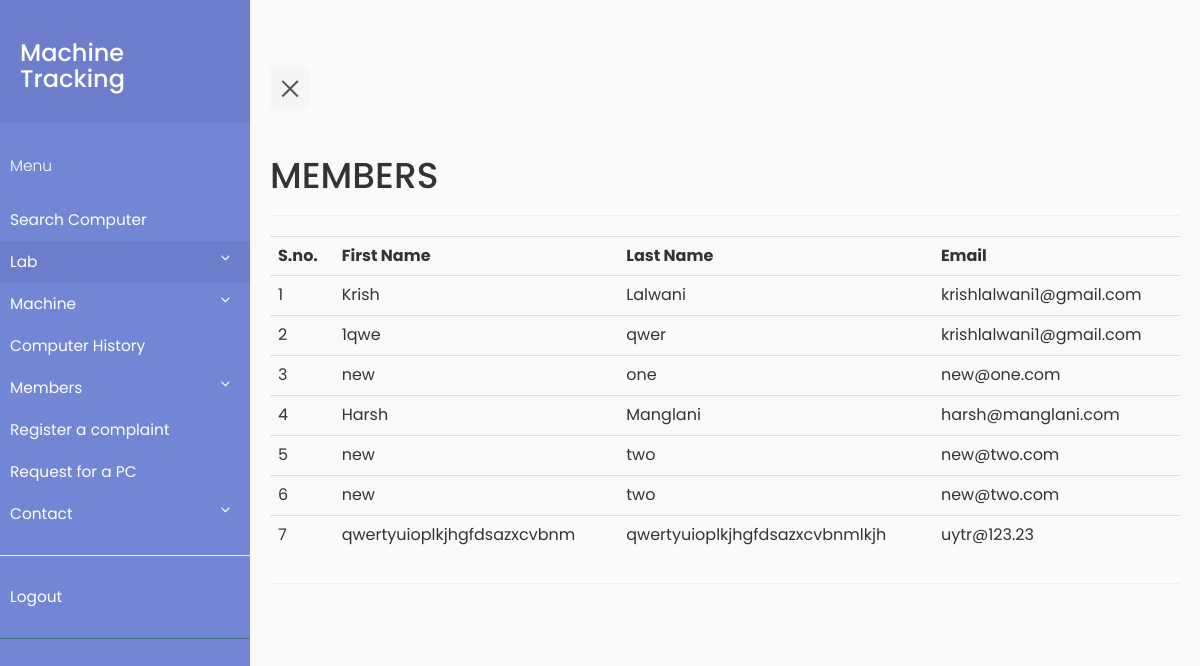
Screenshot of /MachineTracking/view_member.php (signed in) with the database file from the repository.
### tables this page shows
CREATE TABLE `member` (
  `member_id` int(11) NOT NULL,
  `id` varchar(30) DEFAULT NULL,
  `first_name` varchar(30) DEFAULT NULL,
  `last_name` varchar(30) DEFAULT NULL,
  `email` varchar(50) DEFAULT NULL,
  `pass_word` varchar(512) DEFAULT NULL,
  `role` int(5) DEFAULT NULL,
  `contact_no` int(13) DEFAULT NULL
);

### MachineTracking/view_member.php (the view, shortened to what this page needs)
<?php
    require_once "pdo.php";
?>
<html>
<head>
    <link rel="stylesheet" type="text/css" href="https://maxcdn.bootstrapcdn.com/bootstrap/3.3.7/css/bootstrap.min.css" >
    <link rel="stylesheet" type="text/css" href="style5.css">
</head>
<body>
                  <div class="wrapper">
       <?php include "navbar.php" ;?>
    <div class="container-fluid row" id="container">
    <div class="page-header">
    <h1>MEMBERS</h1>
    </div>
    <?php
        $stmtcnt = $pdo->query("SELECT COUNT(*) FROM member ");
        $row = $stmtcnt->fetch(PDO::FETCH_ASSOC);
        if($row['COUNT(*)']!=='0')
        {
            $i=1;
            $stmtread = $pdo->query("SELECT * FROM member ORDER BY id");
            echo ("<table class=\"table table-striped\">
                <tr> <th>S.no.</th><th>First Name</th><th>Last Name</th><th>Email</th> </tr>");
            while ( $row = $stmtread->fetch(PDO::FETCH_ASSOC) )
            {
                echo ("<tr>");
                echo ("<td>");
                echo($i);
                echo("</td>");
                echo ("<td>");
                echo(htmlentities($row['first_name']));
                echo ("</td>");
                echo ("<td>");
                echo(htmlentities($row['last_name']));
                echo ("</td>");
                echo ("<td>");
                echo(htmlentities($row['email']));
                echo ("</td>");
                $i++;
            }
            echo('</table>');
        }
    ?>
    </div>
</div>
</body>
</html>

### MachineTracking/style5.css (style rules this page uses)
body { font-family: 'Poppins', sans-serif; background: #fafafa; }
.wrapper { display: flex; align-items: stretch; perspective: 1500px; }

### rows the page displays
member: first_name "Krish", last_name "Lalwani", email "krishlalwani1@gmail.com"
member: first_name "1qwe", last_name "qwer", email "krishlalwani1@gmail.com"
member: first_name "new", last_name "one", email "new@one.com"
member: first_name "Harsh", last_name "Manglani", email "harsh@manglani.com"
member: first_name "new", last_name "two", email "new@two.com"
member: first_name "new", last_name "two", email "new@two.com"
member: first_name "qwertyuioplkjhgfdsazxcvbnm", last_name "qwertyuioplkjhgfdsazxcvbnmlkjh", email "uytr@123.23"
